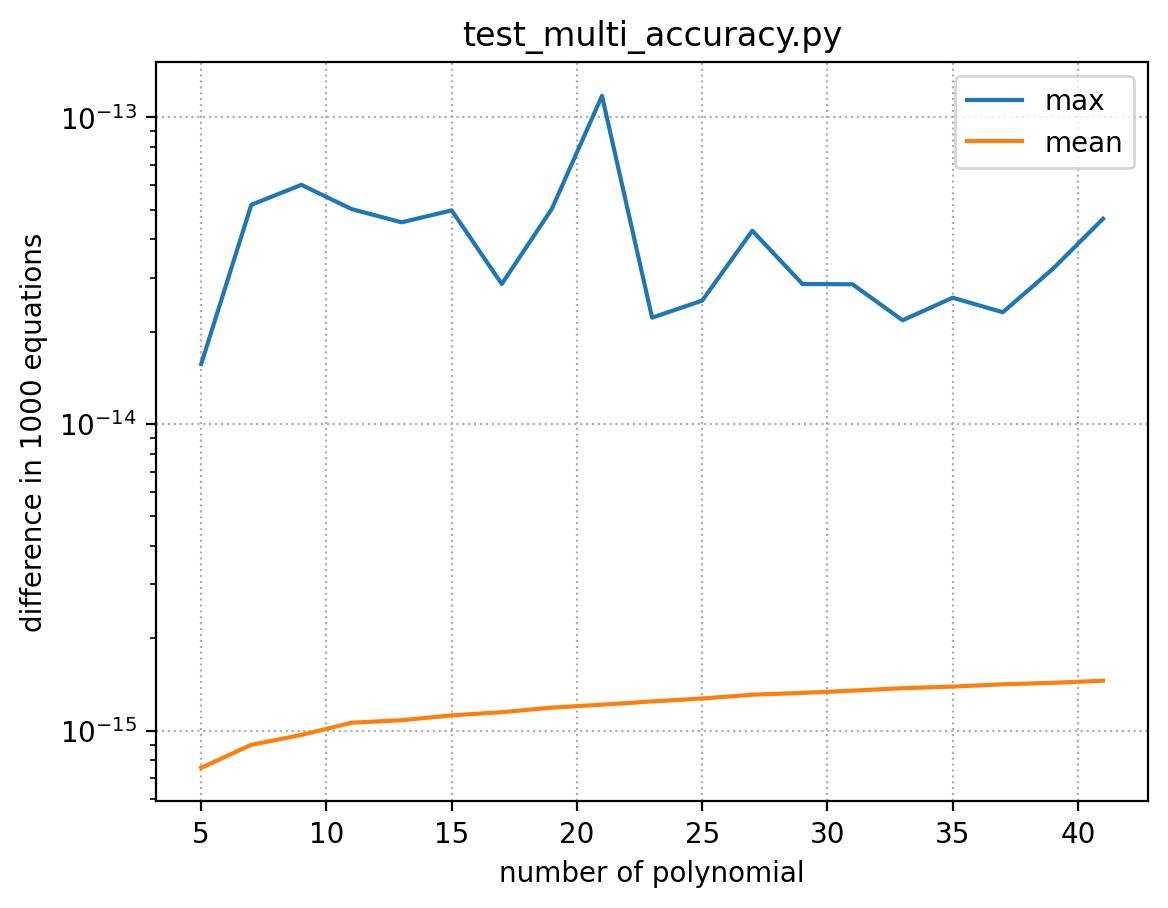

Reproduce this figure in Python.
import jax
import jax.numpy as jnp
import numpy as np
from jax import lax, jit, vmap
from functools import partial
jax.config.update("jax_enable_x64", True)
import jax.random as jrandom
from microjax.poly_solver import poly_roots_EA_multi

def test_poly_roots_EA(coeffs_matrix, tol=1e-10):
    '''
    Test the poly_roots_EA function against jnp.roots.

    :param coeffs_matrix: Matrix of coefficients of the polynomials, highest order first.
                          Each row represents a different polynomial.
    :param max_iter: Maximum number of iterations for the Ehrlich-Aberth method.
    :param tol: Tolerance for comparing roots.
    :return: Boolean indicating whether the test passed or not.
    '''
    # Compute roots using the Ehrlich-Aberth method
    ea_roots = poly_roots_EA_multi(coeffs_matrix)
    ea_roots = jnp.array(ea_roots, dtype=complex)

    # Compute roots using jnp.roots for each polynomial separately
    numpy_roots = [np.roots(np.array(coeffs)) for coeffs in coeffs_matrix]
    np_roots = jnp.array(numpy_roots, dtype=complex)

    # Sort roots for comparison
    ea_roots_sorted  = jnp.array([jnp.sort_complex(roots) for roots in ea_roots])
    np_roots_sorted  = jnp.array([jnp.sort_complex(roots) for roots in np_roots])

    # Check if the roots are close within the tolerance
    return ea_roots_sorted, np_roots_sorted, jnp.allclose(ea_roots_sorted, np_roots_sorted, atol=tol)


# Test with random coefficients
#test_deg = 11
#length = int(1e+3)
#coeffs_matrix = jnp.array([np.random.uniform(-1.0, 1.0, test_deg) + 1j * np.random.uniform(-1.0, 1.0, test_deg) for i in range(length)])
#coeffs_matrix = jax.random.uniform(key, (length, test_deg), minval=-1.0, maxval=1.0) + 1.0j * jax.random.uniform(key, (length, test_deg), minval=-1.0, maxval=1.0) 

length = int(1e+3)
diff_max = []
diff_mean = []
test_degs = np.arange(5,42,2, dtype=int)
print(test_degs)
for test_deg in test_degs:
    key = jrandom.PRNGKey(0)
    coeffs_matrix = jnp.array([np.random.uniform(-1.0, 1.0, test_deg) + 1j * np.random.uniform(-1.0, 1.0, test_deg) for i in range(length)])
    test_passed = test_poly_roots_EA(coeffs_matrix)
    diffs = test_passed[0].ravel() - test_passed[1].ravel() 
    diff_max.append(np.max(jnp.abs(diffs)))
    diff_mean.append(np.mean(jnp.abs(diffs)))
    jax.device_get(test_passed)

diff_max  = np.array(diff_max)
diff_mean = np.array(diff_mean)
print("max :",diff_max)
print("mean:",diff_mean)

import matplotlib.pyplot as plt
plt.figure()
plt.title("test_multi_accuracy.py")
plt.plot(test_degs, diff_max,label="max")
plt.plot(test_degs, diff_mean,label="mean")
plt.yscale("log")
plt.grid(ls=":")
plt.legend()
plt.xlabel("number of polynomial")
plt.ylabel("difference in 1000 equations")
plt.savefig("tests/integrate/poly_solve/test_multi_accuracy.eps", dpi=200, bbox_inches="tight")
plt.show()
plt.close()

#test_passed = test_poly_roots_EA(coeffs_matrix)
#print("DF:", jnp.sum(test_passed[0].ravel() - test_passed[1].ravel()))
#print("Test passed:", test_passed[2])